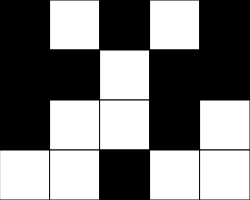
Frame 1 (no input)
Frame 60 (no input): identical to frame 1, image omitted
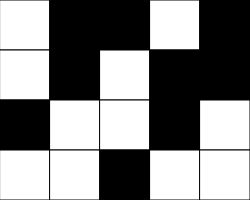
Frame 120 (the mouse pressed at the canvas centre since frame 60)

The p5.js sketch that drew these frames (run headless with seeded random() and noise() and a simulated clock; from frame 60 on, the mouse is pressed at the canvas centre):

// p5.js sketch
// ── sketch.js
// Puzzle Game Starter
// Mr. Scott
// April 23, 2024

let grid =
  [[0, 255, 0, 255, 0],
  [0, 0, 255, 0, 0],
  [0, 255, 255, 0, 255],
  [255, 255, 0, 255, 255]
  ];

let squareSize = 50;
const NUM_ROWS = 4; const NUM_COLS = 5;

let row, col;

function setup() {
  createCanvas(NUM_COLS * squareSize, NUM_ROWS * squareSize);
}

function draw() {
  col = getCurrentX();
  row = getCurrentY(); print(col, row);
  background(220);
  drawGrid();
}

function mousePressed() {
  flip(col, row);
  if (col + 1 <= 4) {

    flip(col + 1, row);
  }
  if (col - 1 >= 0) {

    flip(col - 1, row);
  }
  if (row + 1 <= 3) {

    flip(col, row + 1);
  }
  if (row - 1 >= 0) { 

    flip(col, row - 1); }
}

function flip(x, y) {
  if (grid[y][x] === 0) grid[y][x] = 255;
  else grid[y][x] = 0;
}

function getCurrentY() {
  //determine current row of mouse, and return
  let constrainY = constrain(mouseY, 0, height - 1);
  return int(constrainY / squareSize);
}

function getCurrentX() {
  //determine the current column of the mouse, and return
  let constrainX = constrain(mouseX, 0, width - 1);
  return int(constrainX / squareSize);
}

function drawGrid() {
  // Read data from our 2D Array (grid), and use the 
  // numbers there to set the color for squares which are
  // arranged in a grid fashion.
  for (let y = 0; y < NUM_ROWS; y++) {
    for (let x = 0; x < NUM_COLS; x++) {
      let fillValue = grid[y][x];
      fill(fillValue);
      //             x:   0 ,   1,     2,    3,     4  
      //squareSize*x:     0     50    100    150    200
      square(x * squareSize, y * squareSize, squareSize);
    }
  }
}
